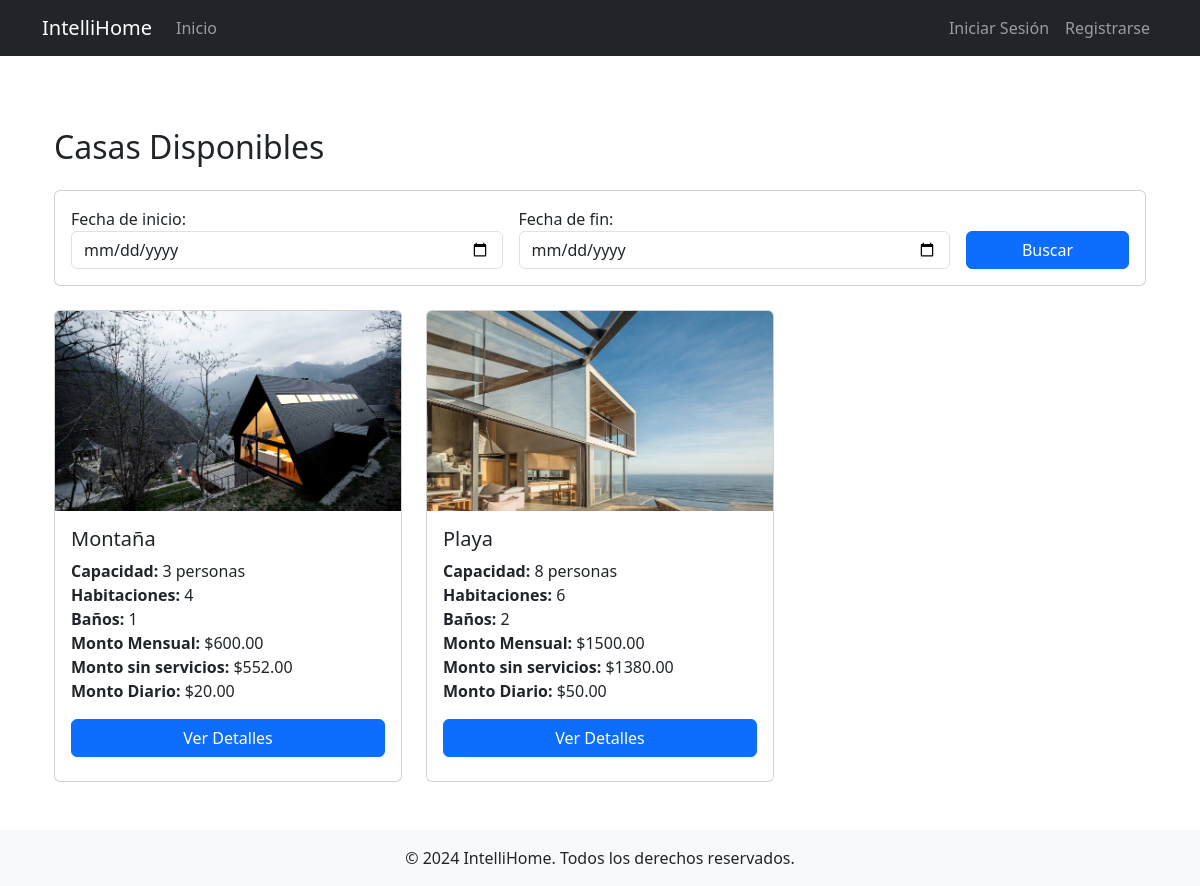
The page / on the database its author committed.
### properties/models.py (models this page shows, shortened)
class Casa(models.Model):
    administrador = models.ForeignKey(User, on_delete=models.CASCADE)
    estilo = models.ForeignKey(EstiloCasa, on_delete=models.PROTECT)
    capacidad = models.PositiveIntegerField()
    habitaciones = models.PositiveIntegerField()
    banos = models.PositiveIntegerField()
    amenidades = models.TextField(
        help_text="Lista de amenidades separadas por comas",
        default="Sin amenidades"
    )
    caracteristicas = models.TextField()
    latitud = models.DecimalField(max_digits=9, decimal_places=6)
    longitud = models.DecimalField(max_digits=9, decimal_places=6)
    disponible = models.BooleanField(default=False)
    monto = models.DecimalField(
        max_digits=10,
        decimal_places=2,
        help_text="Monto mensual con servicios incluidos",
        default=1.00
    )
    fecha_registro = models.DateTimeField(auto_now_add=True)
    ESTADOS = [
        ('DISPONIBLE', 'Disponible'),
        ('OCUPADA', 'Ocupada'),
        ('MANTENIMIENTO', 'En Mantenimiento'),
    ]
    estado = models.CharField(
        max_length=20,
        choices=ESTADOS,
        default='DISPONIBLE'
    )
    @property
    def monto_sin_servicios(self):
        return float(self.monto) * 0.92  # 92% del monto original
    @property
    def monto_diario(self):
        return float(self.monto) / 30  # Monto mensual dividido entre 30 días

class FotoCasa(models.Model):
    casa = models.ForeignKey(Casa, on_delete=models.CASCADE)
    imagen = models.ImageField(upload_to='casas/')
    orden = models.PositiveIntegerField()
    class Meta:
        ordering = ['orden']

### accounts/models.py (models this page shows, shortened)
class EstiloCasa(models.Model):
    nombre = models.CharField(max_length=50)
    descripcion = models.TextField()

### properties/views.py (the view, shortened to what this page needs)
# urls.py: path('', views.lista_casas_disponibles, name='casas_disponibles'),
def lista_casas_disponibles(request):
    form = RangoFechasForm(request.GET or None)
    casas_query = Casa.objects.filter(disponible=True)
    casas_no_disponibles = set()
    if request.user.is_authenticated:
        usuarios_principales = request.user.es_adicional_de.values_list('usuario_principal', flat=True)
        casas_query = casas_query.filter(
            Q(dispositivos__estado=True) |
            Q(administrador__in=usuarios_principales)
        )
    else:
        casas_query = casas_query.filter(dispositivos__estado=True)
    casas = casas_query.distinct()
    context = {
        'casas': casas,
        'form': form,
        'casas_no_disponibles': casas_no_disponibles,
        'is_authenticated': request.user.is_authenticated,
        'is_admin': request.user.is_staff and not request.user.is_superuser if request.user.is_authenticated else False
    }
    return render(request, "properties/lista_casas_disponibles.html", context)

### properties/forms.py (shortened to what this page needs)
class RangoFechasForm(forms.Form):
    fecha_inicio = forms.DateField(
        widget=forms.DateInput(attrs={'type': 'date', 'class': 'form-control'}),
        label='Fecha de inicio'
    )
    fecha_fin = forms.DateField(
        widget=forms.DateInput(attrs={'type': 'date', 'class': 'form-control'}),
        label='Fecha de fin'
    )

### properties/templates/properties/lista_casas_disponibles.html (shortened to what this page needs)
{% extends 'base.html' %}
{% block content %}
<div class="container mt-5">
    <h2 class="mb-4">Casas Disponibles</h2>
    <div class="card mb-4">
        <div class="card-body">
            <form method="get" class="row g-3">
                <div class="col-md-5">
                    {{ form.fecha_inicio.label_tag }}
                    {{ form.fecha_inicio }}
                </div>
                <div class="col-md-5">
                    {{ form.fecha_fin.label_tag }}
                    {{ form.fecha_fin }}
                </div>
                <div class="col-md-2 d-flex align-items-end">
                    <button type="submit" class="btn btn-primary w-100">Buscar</button>
                </div>
            </form>
        </div>
    </div>
    <div class="row">
        {% for casa in casas %}
        <div class="col-md-4 mb-4">
            <div class="card h-100 {% if casa.id in casas_no_disponibles %}opacity-50{% endif %}">
                {% if casa.fotocasa_set.first %}
                <img src="{{ casa.fotocasa_set.first.imagen.url }}" class="card-img-top" alt="Foto de la casa" style="height: 200px; object-fit: cover;">
                {% endif %}
                <div class="card-body">
                    <h5 class="card-title">{{ casa.estilo.nombre }}</h5>
                    <p class="card-text">
                        <strong>Capacidad:</strong> {{ casa.capacidad }} personas<br>
                        <strong>Habitaciones:</strong> {{ casa.habitaciones }}<br>
                        <strong>Baños:</strong> {{ casa.banos }}<br>
                        <strong>Monto Mensual:</strong> ${{ casa.monto }}<br>
                        <strong>Monto sin servicios:</strong> ${{ casa.monto_sin_servicios|floatformat:2 }}<br>
                        <strong>Monto Diario:</strong> ${{ casa.monto_diario|floatformat:2 }}
                    </p>
                    <div class="d-grid gap-2">
                        {% if casa.id in casas_no_disponibles %}
                            <button class="btn btn-secondary" disabled>No disponible para estas fechas</button>
                        {% else %}
                            <a href="{% url 'properties:detalle_casa' casa.id %}" class="btn btn-primary mb-2">Ver Detalles</a>
                        {% endif %}
                    </div>
                </div>
            </div>
        </div>
        {% empty %}
        <div class="col-12">
            <div class="alert alert-info">
                No hay casas disponibles en este momento.
            </div>
        </div>
        {% endfor %}
    </div>
</div>
{% endblock %}

### rows shown on the page
Casa: fotocasa_set.first.imagen (picture), estilo.nombre "Montaña", capacidad "3", habitaciones "4", banos "1", monto "600.00", monto_sin_servicios "552.00", monto_diario "20.00", shows "Ver Detalles"
Casa: fotocasa_set.first.imagen (picture), estilo.nombre "Playa", capacidad "8", habitaciones "6", banos "2", monto "1500.00", monto_sin_servicios "1380.00", monto_diario "50.00", shows "Ver Detalles"
